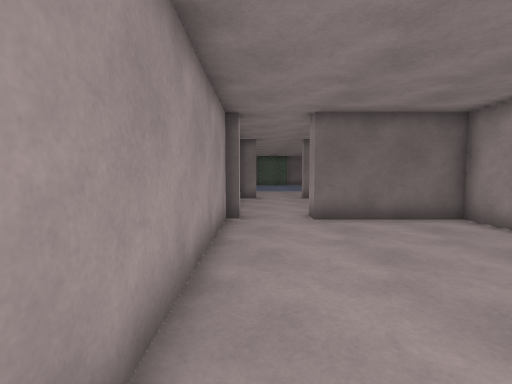
[1] (above)

19 first-person views from a walk through a 3-D level made in the Unity game engine. The camera is 1.3 m above the floor, tilts 4° down and sees 85° across. The floor is counted in squares, 1 m on a side. Each view is taken from the middle of a square. On the plan, view 1 faces up. The plan holds only what a view shows up to about 13 squares ahead; the rest is blank. The place goes on beyond the plan. The player is left out. Surface patterns are stand-ins for the level's own textures.

[2]
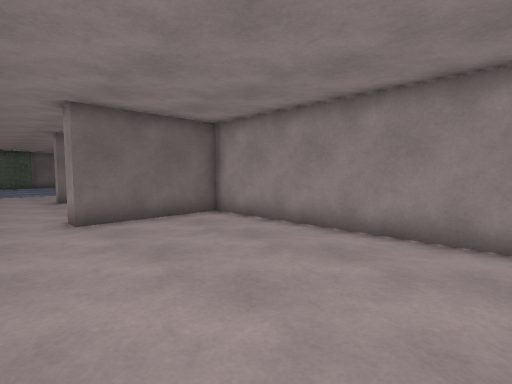

[3]
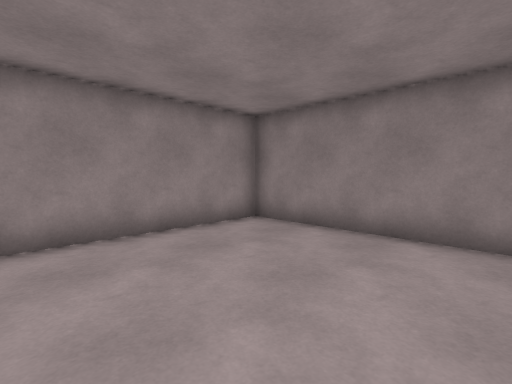

[4]
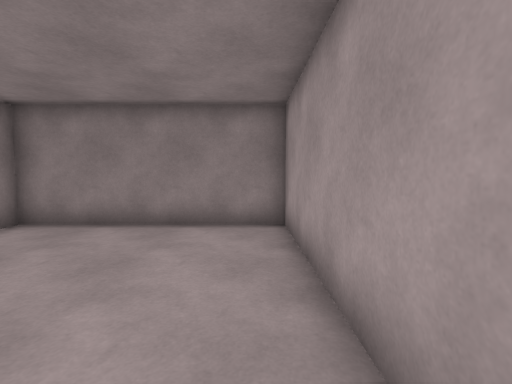

[5]
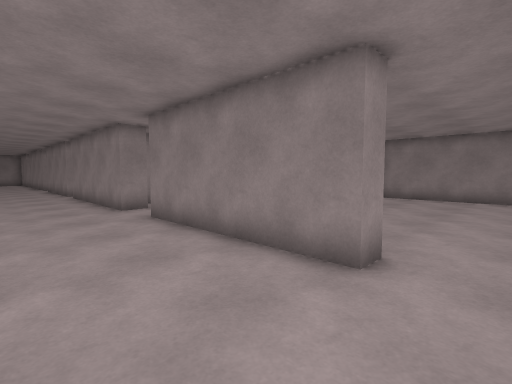

[6]
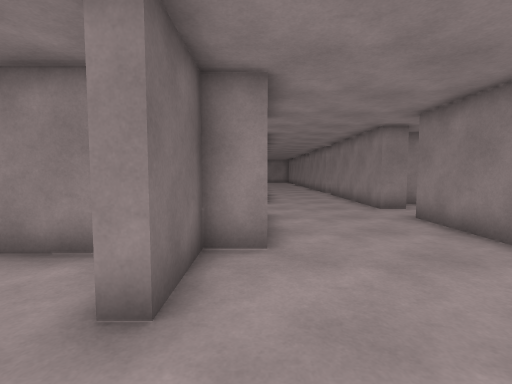

[7]
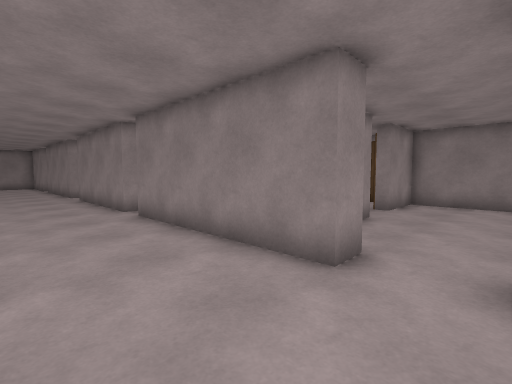

[8]
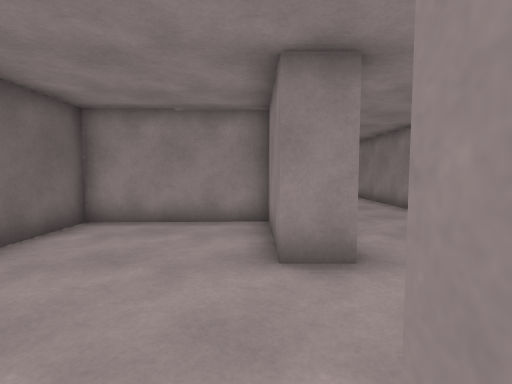

[9]
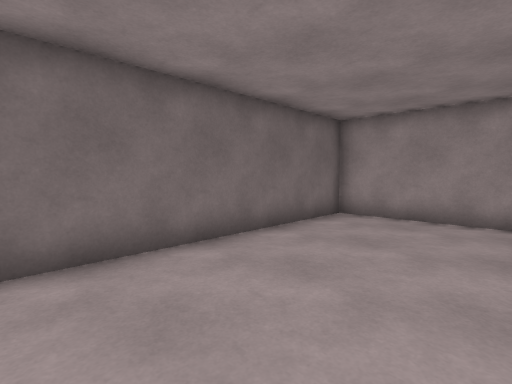

[10]
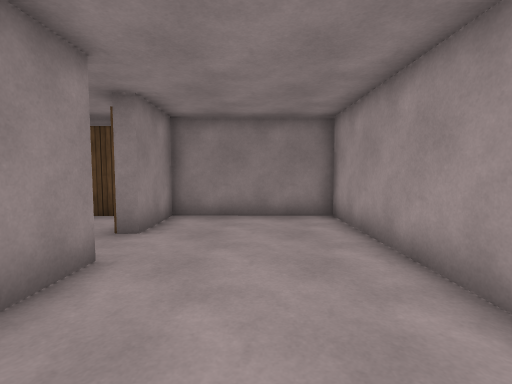

[11]
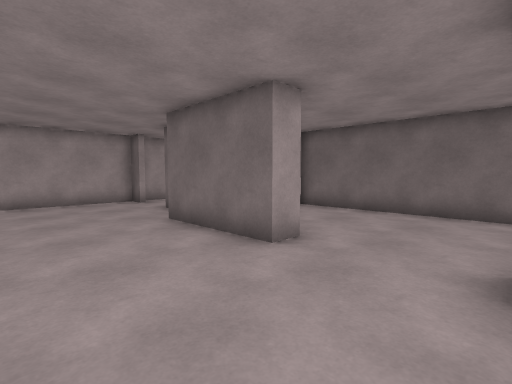

[12]
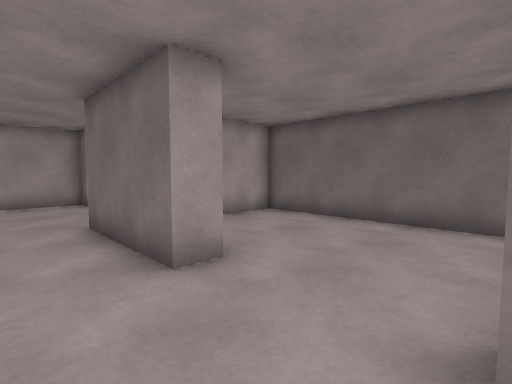

[13]
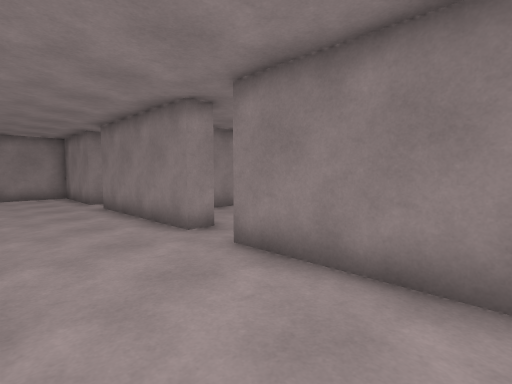

[14]
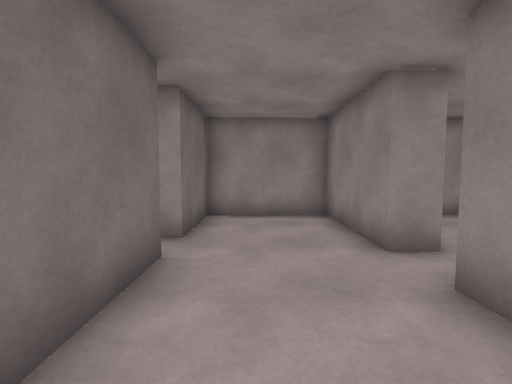

[15]
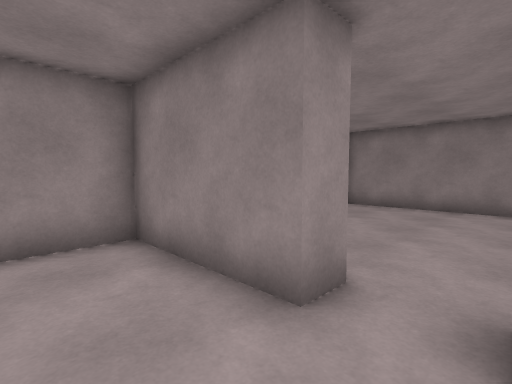

[16]
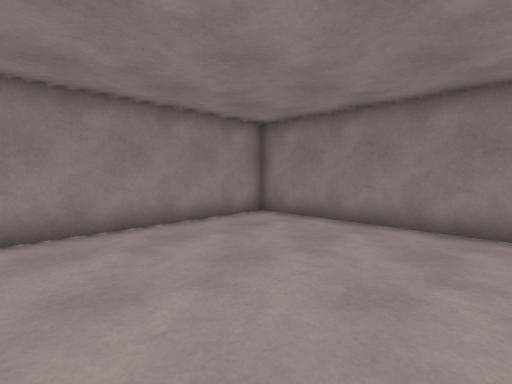

[17]
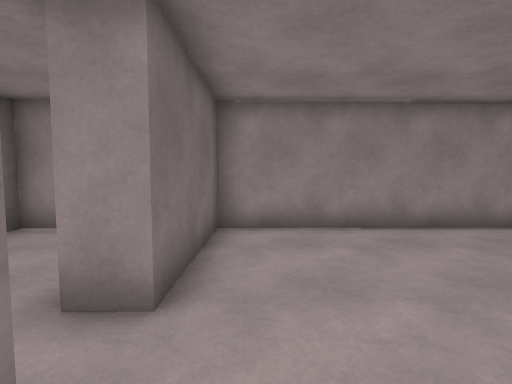

[18]
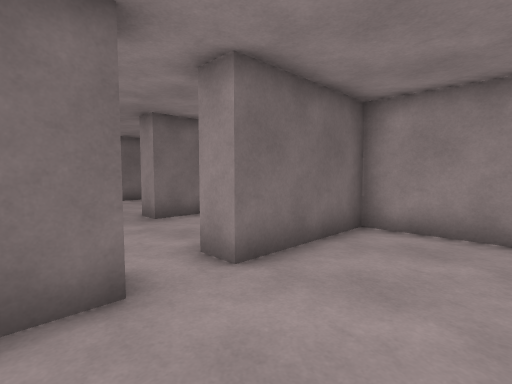

[19]
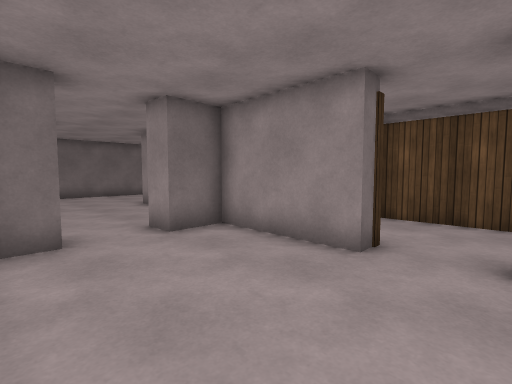

### Floor plan
Points are (right, up) in squares from view 1. A wall is a line through its corners. A room is listed if a view was taken in it or the views show most of it. See-through windows are left out.
Room 1 (views 1, 2, 3, 4)
walls: (-0.9, 7.9) (-0.7, -2.9) (5.9, -2.9) (5.8, 7.7) (1.6, 7.7) (1.6, 8.4); (-0.5, 8.5) (-0.5, 7.9)
ways out: opening at (0.5, 8) to room 2
Room 2 (views 5, 6, 7, 8, 9, 11, 12, 13, 14, 15)
walls: (11.9, 12.5) (11.9, 13.7) (15.4, 13.7) (15.2, 18.4) (5.2, 18.4) (5.2, 16.3); (17.5, 8) (17.5, 8.6) (23, 8.7); (9.9, 8.5) (16.5, 8.6); (8.6, 13.8) (8.6, 12.8) (4.6, 12.8) (4.6, 13.9) (2.4, 13.9); (24.5, 7.9) (24.5, 8.7) (30.1, 8.8); (1.6, 8.4) (8, 8.5); (0.1, 13.9) (-1, 13.9) (-0.9, 9.5); (31.2, 12.5) (28.5, 12.5); (31.5, 7.9) (31.5, 8.8) (35.5, 8.8) (35.4, 12.5) (32.5, 12.5) (32.5, 13.4)
ways out: opening at (0.5, 8) to room 1; opening at (8.5, 8) to room 3; opening at (31, 8.5) to room 4; opening at (1.5, 14); opening at (17, 8); opening at (23.5, 8); opening at (32, 13)
Room 3 (views 10, 19)
walls: (6.6, 5.5) (6.7, -0.3) (11.5, -0.4) (11.5, 2.1) (12.1, 2.2); (12.1, 4) (11.4, 4) (11.4, 7.7) (9.9, 7.7) (9.9, 8.5); (8, 7.7) (7.1, 7.7)
ways out: opening at (8.5, 8) to room 2; opening at (12, 3)
Room 4 (views 16, 17, 18)
walls: (30.1, 7.9) (29, 7.9); (29.3, 0.1) (35.7, 0.1) (35.5, 7.9) (31.5, 7.9)
ways out: opening at (31, 8.5) to room 2

Positions as (right, up) in squares from view 1, and headings:
1: (0, 0), facing up
2: (0, 0), facing up-right
3: (0, 3), facing down-right
4: (0, 4), facing down
5: (0, 12), facing down-right
6: (0, 13), facing right
7: (8, 12), facing down-right
8: (8, 14), facing right
9: (7, 14), facing up-right
10: (9, 8), facing down
11: (12, 9), facing up-left
12: (12, 11), facing up-left
13: (19, 12), facing down-right
14: (27, 11), facing right
15: (30, 11), facing down-right
16: (29, 7), facing down-right
17: (29, 7), facing right
18: (29, 5), facing up-right
19: (7, 2), facing up-right
